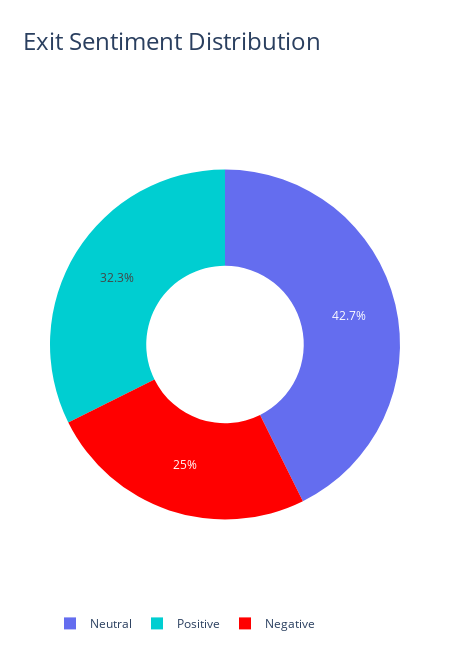

Source (notebook cell):
### Code cell
sentiment_pie = px.pie(
    cleaned_text_df, 
    names='sentiment',
    color='sentiment',
    color_discrete_map={'Positive':'darkturquoise', 'Neutral':'#646DEF', 'Negative':'red'},
    hole=0.45,
    title="Exit Sentiment Distribution"
)

sentiment_pie.update_traces(hovertemplate='%{label}<extra></extra>')

sentiment_pie.update_layout(
    width=450,
    height=650,
    title_font=dict(size=24),
    margin=dict(t=100, b=50, l=50, r=50),
    legend=dict(
                orientation="h",  # Horizontal legend
                yanchor="bottom",  # Ali
    )
)
sentiment_pie.show()

### Figure 1 — Plotly figure (JSON) as saved in the notebook; plotly's stock layout.template omitted (floating-point values rounded to 4 significant figures; data arrays with more than 128 entries replaced by an {"elided": "..."} marker saying what was removed)
{"data": [{"customdata": {"elided": "504x1 str values"}, "domain": {"x": [0, 1], "y": [0, 1]}, "hole": 0.45, "hovertemplate": "%{label}<extra></extra>", "labels": {"elided": "504 str values"}, "legendgroup": "", "marker": {"colors": {"elided": "504 str values"}}, "name": "", "showlegend": true, "type": "pie"}], "layout": {"height": 650, "legend": {"orientation": "h", "tracegroupgap": 0, "yanchor": "bottom"}, "margin": {"b": 50, "l": 50, "r": 50, "t": 100}, "title": {"font": {"size": 24}, "text": "Exit Sentiment Distribution"}, "width": 450}}
